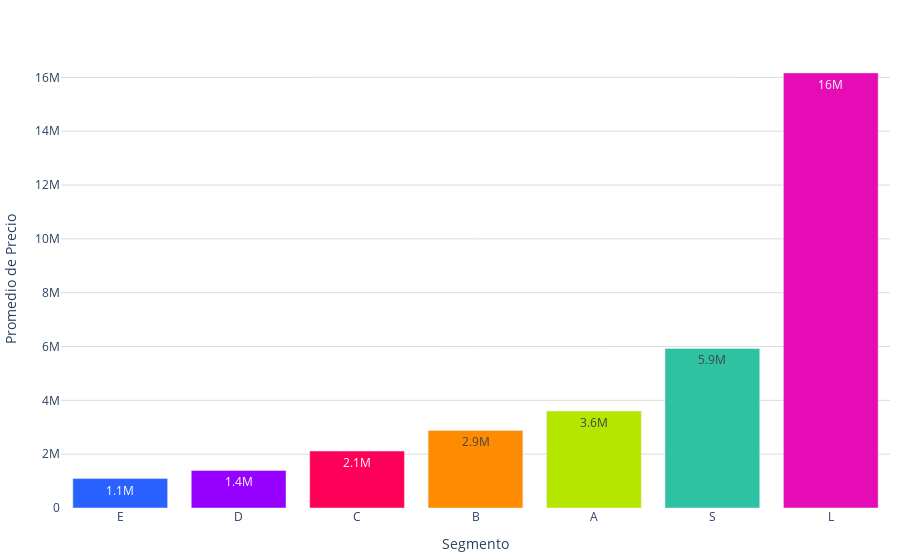

Notebook cell for this chart:
### Code cell
colores = ['#2962ff', '#9500ff', '#ff0059', '#ff8c00', '#b4e600', '#2EC2A2','#E50CB6','#4225CF','#2CBA4D']

fig = go.Figure()
# Agregar las barras al gráfico
fig.add_trace(go.Bar(
    x=promedio_precios_por_segmento_df['segmento'],
    y=promedio_precios_por_segmento_df['promedio_precio'],
    text=promedio_precios_por_segmento_df['promedio_precio'],
    texttemplate='%{text:.2s}',  # Mostrar los valores en las barras
    textposition='inside',
    marker_color=colores,  # Usar la paleta de colores definida
))
# Actualizar el diseño de la gráfica
fig.update_layout(
    #title='Promedio de precios por segmento',
    xaxis_title='Segmento',
    yaxis=dict(
        title='Promedio de Precio',
        gridcolor='#dddcda',  # Color de las líneas que dividen los rangos del eje Y
        gridwidth=1,
    ),
    plot_bgcolor='rgba(0,0,0,0)',  # Color de fondo del gráfico
    legend_title='Segmento',
    legend=dict(
        orientation='h',  # Orientación horizontal de la leyenda
        yanchor='bottom',  # Anclar al borde inferior
        y=1.02,  # Colocar la leyenda justo debajo del gráfico
        xanchor='right',
        x=1
    ),
    margin=dict(l=10, r=10, t=50, b=10)  # Ajusta los márgenes (left, right, top, bottom)
)

# Exportar gráfica como archivo HTML
def guardar_grafico_como_html(fig, nombre_archivo, carpeta='assets/graficas'):
    # Crear la carpeta si no existe
    if not os.path.exists(carpeta):
        os.makedirs(carpeta)
    
    # Guardar la gráfica como archivo HTML en la carpeta especificada
    pio.write_html(fig, os.path.join(carpeta, f'{nombre_archivo}.html'))

# Exportar
guardar_grafico_como_html(fig, 'g_bar_precio_promedio_segmento', carpeta='assets/graficas')
fig.show()

### Figure 1 — Plotly figure (JSON) as saved in the notebook; plotly's stock layout.template omitted (floating-point values rounded to 4 significant figures)
{"data": [{"marker": {"color": ["#2962ff", "#9500ff", "#ff0059", "#ff8c00", "#b4e600", "#2EC2A2", "#E50CB6", "#4225CF", "#2CBA4D"]}, "text": [1095000.0, 1395000.0, 2115000.0, 2882000.0, 3603000.0, 5927000.0, 16170000.0], "textposition": "inside", "texttemplate": "%{text:.2s}", "type": "bar", "x": ["E", "D", "C", "B", "A", "S", "L"], "y": [1095000.0, 1395000.0, 2115000.0, 2882000.0, 3603000.0, 5927000.0, 16170000.0]}], "layout": {"legend": {"orientation": "h", "title": {"text": "Segmento"}, "x": 1, "xanchor": "right", "y": 1.02, "yanchor": "bottom"}, "margin": {"b": 10, "l": 10, "r": 10, "t": 50}, "plot_bgcolor": "rgba(0,0,0,0)", "xaxis": {"title": {"text": "Segmento"}}, "yaxis": {"gridcolor": "#dddcda", "gridwidth": 1, "title": {"text": "Promedio de Precio"}}}}
